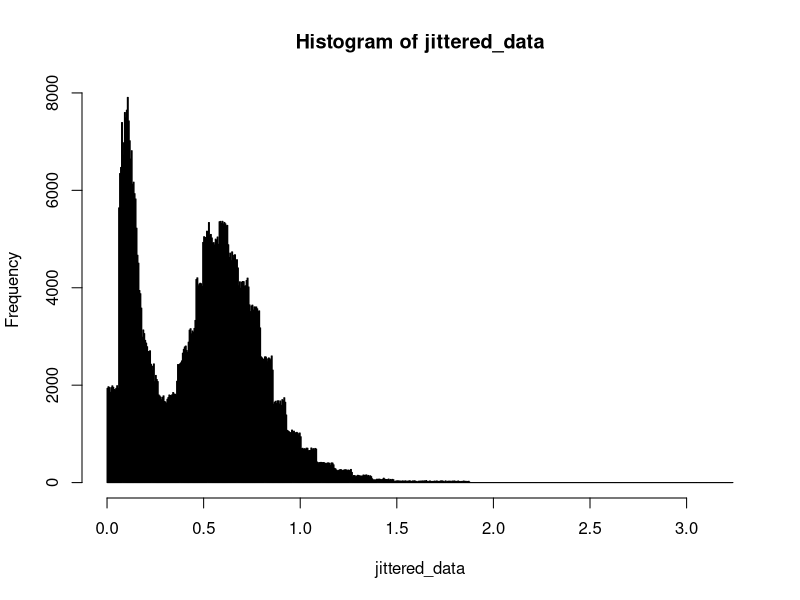
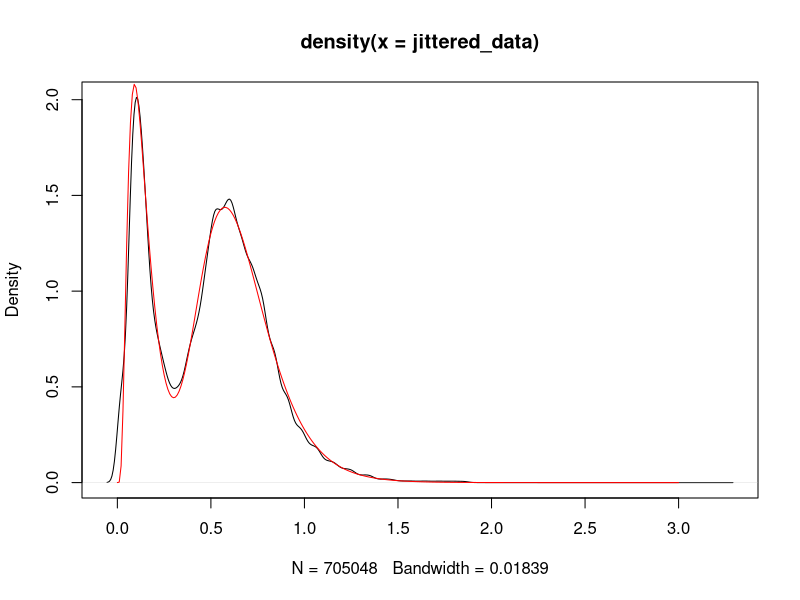
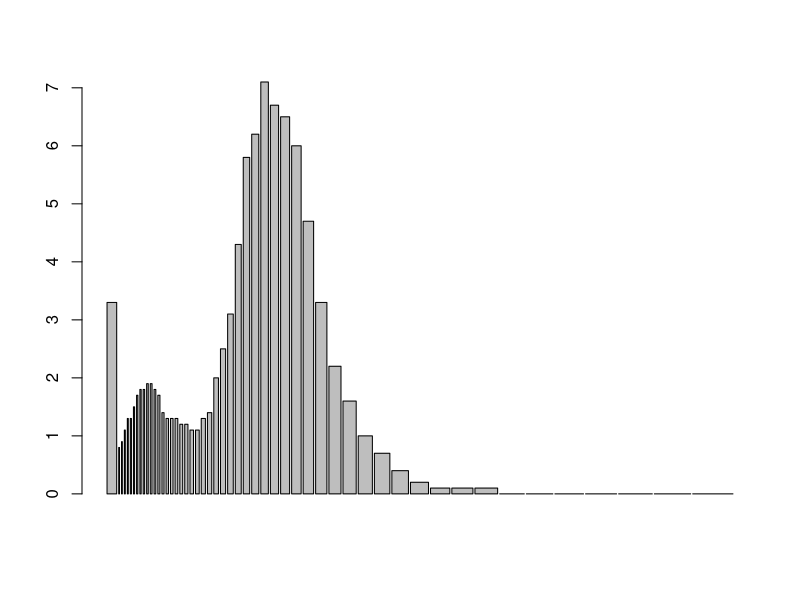

Reproduce these figures in R, in order.
#function to sample from a Gaussian mixture model
rbilnorm <- function(N, mu1, mu2, sigma1, sigma2, tau){
  ind <- I(runif(N) > tau)
  X <- rep(0,N)
  X[ind] <- rlnorm(sum(ind), mu1, sigma1)
  X[!ind] <- rlnorm(sum(!ind), mu2, sigma2)
  return(X)
}

#pdf from the Gaussian mixture model
dbilnorm2 <- function(x, mu1, mu2, sigma1, sigma2, tau){
  y <- (1-tau)*dlnorm(x,mu1,sigma1) + tau*dlnorm(x,mu2,sigma2)
  return(y)
}

dbilnorm <- function(x, mu1, mu2, sigma1, sigma2, tau){
  y <- (1-tau)*dlnorm(x, mu1, sigma1) + tau * dlnorm(x, mu2, sigma2)
  return(y)
}

#EM algorithm for GMMM
EM = function(x, mu1, mu2, sigma1, sigma2, tau) {
  n = length(x)
  lold = 0
  lnew = 10
  while (abs(lold-lnew) > 10^-2) {
    #calculate log likelihood for convergence criteria
    lold = sum(log((1 - tau)*dlnorm(x, mean = mu1, sd = sigma1) + tau * dlnorm(x, mean = mu2, sd = sigma2)))
    p = dlnorm(x, mean = mu2, sd = sigma2) * tau / dbilnorm(x, mu1, mu2, sigma1, sigma2, tau)
    #update the parameters according to ML estimator of slide 15, week 7
    tau = 1/n * sum(p)
    mu1 = sum(log(x) * (1 - p)) / sum(1 - p)
    mu2 = sum(log(x) * p) / sum(p)
    sigma1 = sqrt(sum((1 - p) * ((log(x) - mu1)^2)) / sum(1 - p))
    sigma2 = sqrt(sum(p * ((log(x) - mu2)^2)) / sum(p))
    #calculate log likelihood for convergence criteria
    lnew = sum(log((1 - tau)*dlnorm(x, mean = mu1, sd = sigma1) + tau * dlnorm(x, mean = mu2, sd = sigma2)))
  }
  return(c(mu1, mu2, sigma1, sigma2, tau))
}

data = read.csv(file = "Project-1/1_snow_particles.csv")
num_inbin = length(data$X)
num_part = data$particles.detected[1]
for (i in 1:length(data$X)) {
  num_inbin[i] = round(data$retained....[i] / 100 * num_part)
}
#jittering the data
n = sum(num_inbin)
counter = 0
jittered_data = rep(0, n)
data$endpoint[52] = 3.25
for (i in 1:length(num_inbin)) {
  interval_length = data$endpoint[i] - data$startpoint[i]
  for(j in 1:num_inbin[i]) {
    jittered_data[j + counter] = data$startpoint[i] + 
      runif(1, min = 0, max = interval_length)
  }
  counter = counter + num_inbin[i]
}
breaks = seq(from = 0, to = 3, by = 0.01)
hist(jittered_data, breaks=1000)
mu1 <- -3
mu2 <- -0.5
sigma1 <- 0.3
sigma2 <- 0.4
tau <- 0.7
estim = EM(jittered_data, mu1, mu2, sigma1, sigma2, tau)
print(estim)

#optimization 
#write log likelihood function of binned data
cdfbilognorm = function(x, mu1, mu2, sigma1, sigma2, tau) {
  y <- (1 - tau) * plnorm(x, mu1, sigma1) + tau * plnorm(x, mu2, sigma2)
  return(y)
}

negloglikelihood = function(par) {
  logli = 0
  mu1 = par[1]
  mu2 = par[2]
  sigma1 = par[3]
  sigma2 = par[4]
  tau = par[5]
  for (i in 1:length(data$X)) {
    logli = logli + (num_inbin[i]) * log((cdfbilognorm(data$endpoint[i], mu1, mu2, sigma1, sigma2, tau) - 
                       cdfbilognorm(data$startpoint[i], mu1, mu2, sigma1, sigma2, tau)))
  }
  return(-logli)
}
out = optim(estim, negloglikelihood)
estim_opt = as.numeric(unlist(out[1]))
mu1_opt = estim_opt[1]
mu2_opt = estim_opt[2]
sigma1_opt = estim_opt[3]
sigma2_opt = estim_opt[4]
tau_opt = estim_opt[5]
x_grid = seq(from = 0, to = 3, by = 0.01)
pdf_est = dbilnorm(x_grid, mu1_opt, mu2_opt, sigma1_opt, sigma2_opt, tau_opt)
jittered_pdf = density(x = jittered_data)
plot(jittered_pdf)
lines(x_grid, pdf_est, col = "red")


width = rep(0, length(data$X))
for (i in 1:length(data$X)) {
  width[i] = data$endpoint[i] - data$startpoint[i]
}
barplot(height = data$retained...., width = width)
